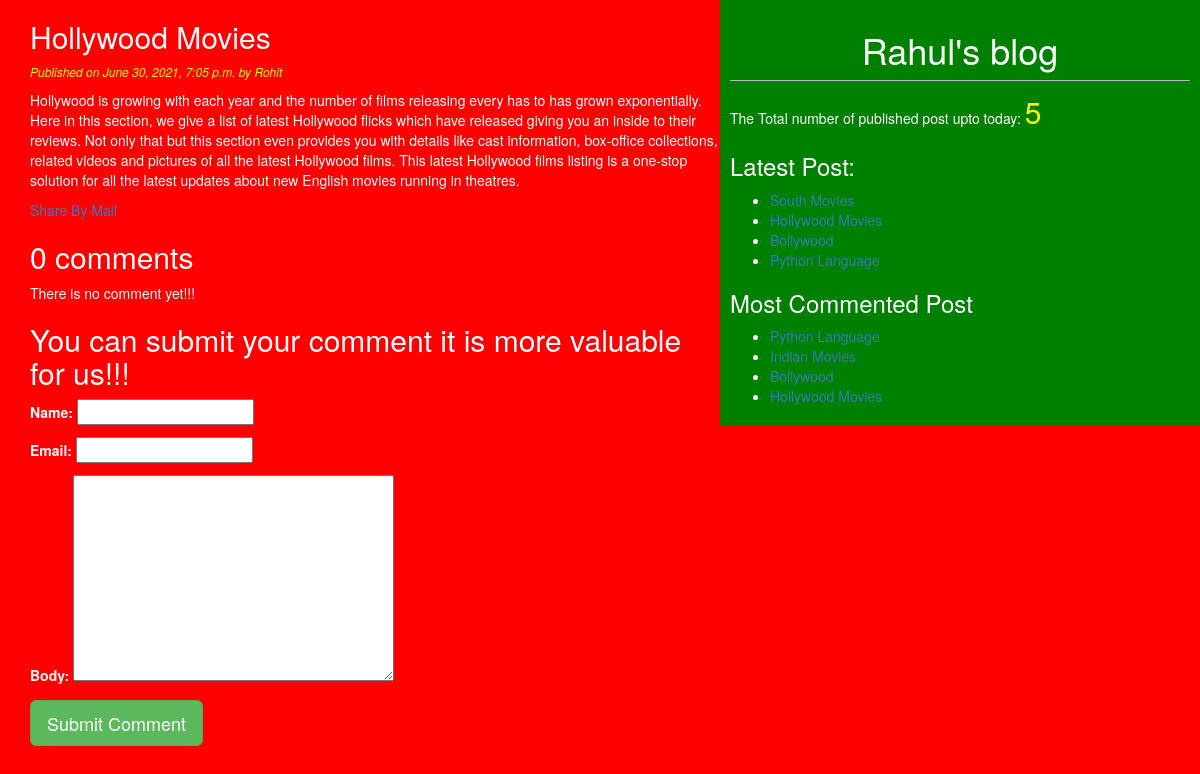
The page /2021/06/30/hollywood-movies/ on the database its author committed.
### blog/models.py (models this page shows, shortened)
class Post(models.Model):
    STATUS_CHOICES=(('draft','Draft'),('published','Published'))
    title=models.CharField(max_length=200)
    slug=models.SlugField(max_length=264,unique_for_date='publish')
    author=models.ForeignKey(User,on_delete=models.CASCADE,related_name='blog_posts')
    body=models.TextField()
    publish=models.DateTimeField(default=timezone.now)
    Created=models.DateTimeField(auto_now_add=True)
    Updated=models.DateTimeField(auto_now=True)
    status=models.CharField(max_length=10,choices=STATUS_CHOICES,default='draft')
    objects=CustomManager()
    tags=TaggableManager()
    class Meta:
        ordering=('-publish',)
    def get_absolute_url(self):
        return reverse('post_detail',args=[self.publish.year,self.publish.strftime('%m'),self.publish.strftime('%d'),self.slug])

### blog/views.py (the view)
# urls.py: path('<int:year>/<int:month>/<int:day>/<slug:post>/', views.post_detail_view, name='post_detail'),
def post_detail_view(request,year,month,day,post):
    post=get_object_or_404(Post,slug=post,
                           status='published',
                           publish__year=year,
                           publish__month=month,
                           publish__day=day)
    comments=post.comments.filter(active=True)
    csubmit=False
    if request.method=='POST':
        form=CommentForm(request.POST)
        if form.is_valid():
            print('hello')
            new_comment=form.save(commit=False)
            print('hello')
            new_comment.post=post
            new_comment.save()
            csubmit=True
    else:
        form=CommentForm()
    return render(request,'blog/postdetail.html',{'post':post,'form':form,'comments':comments,'csubmit':csubmit})

### blog/forms.py
class CommentForm(forms.ModelForm):
    class Meta:
        model=Comment
        fields=('name','email','body')

### blog/models.py (called while the page is built)
    def get_queryset(self):
        return super().get_queryset().filter(status='published')

### blog/templatetags/custom_tag.py (called while the page is built)
@register.simple_tag
def total_posts():
    return Post.objects.count()

@register.inclusion_tag('blog/latest_post.html')
def show_latest_post(count=4):
    latest_post= Post.objects.all().order_by('-publish')[:count]
    return {'latest_post':latest_post}

@register.simple_tag
def get_most_commented_post(count=5):
    return Post.objects.annotate(total_comments=Count('comments')).order_by('-total_comments')[:count]

### template/blog/postdetail.html (shortened to what this page needs)
{%extends "blog/base.html"%}
    {%block content%}
          <h2>{{post.title}}</h2>
          <p id="date">Published on {{post.publish}} by {{post.author|title}}</p>
           {{post.body|linebreaks}}
           <a href="../../../../../{{post.id}}/share">Share By Mail</a>
           {%with comments.count as comments_count%}
              <h2>{{comments_count}} comment{{comments_count|pluralize}}</h2>
           {%endwith%}
           {%if comments%}
               {%for comment in comments%}
                 <p id="ch">Comment {{forloop.counter}} by {{comment.name}} on {{comment.created}}</p>
                 <div class="cb">
                   {{comment.body|linebreaks}}
                 </div>
               {%endfor%}
               <hr>
           {%else%}
              <p>There is no comment yet!!!</p>
           {%endif%}
          {%if csubmit%}
               <h2>Your comment added successfully</h2>
          {%else%}
               <h2>You can submit your comment it is more valuable for us!!!</h2>
                     <form  method="post">
                       {{form.as_p}}
                     <input type="submit" class='btn btn-success btn-lg' value="Submit Comment">
                     </form>
          {%endif%}
    {%endblock%}

### template/blog/base.html (shortened to what this page needs)
<!DOCTYPE html>
{%load custom_tag%}
{%load static%}
<html lang="en" dir="ltr">
  <head>
    <link rel="stylesheet" href="https://maxcdn.bootstrapcdn.com/bootstrap/3.3.7/css/bootstrap.min.css">
    <link rel="stylesheet" href="{%static "css/blog.css"%}">
  </head>
  <body>
    <div class="content">
      {%block content%}{%endblock%}
    </div>
    <div class="sidebar">
      <h1>Rahul's blog</h1>
      <p>The Total number of published post upto today: <span id='pcount'>{%total_posts%}</span></p>
      <h3>Latest Post:</h3>{%show_latest_post 4%}
      <h3>Most Commented Post</h3>
      {%get_most_commented_post 4 as most_commented_post%}
      <ul>
        {%for post in most_commented_post%}
          <li><a href="{{post.get_absolute_url}}">{{post.title}}</a></li>
        {%endfor%}
      </ul>
    </div>
  </body>
</html>

### template/blog/latest_post.html
<ul>
  {%for post in latest_post%}
  <li><a href="{{post.get_absolute_url}}">{{post.title}}</a></li>
  {%endfor%}
</ul>

### static/css/blog.css (style rules this page uses)
.content { width:60%; float:left; padding:0 0 0 30px; background:red; height:100%; }
.sidebar { width:40%; float:right; padding:10px; background:green; height:100%; }
h1 { text-align: center; border-bottom: 1px solid #bbb; padding-bottom: 10px; }
body { color: white; background: red; }
#date { color: yellow; font-size: 12px; font-style: italic; }
#pcount { color:yellow; font-size: 30px; }

### rows shown on the page
Post: title "Hollywood Movies", publish "June 30, 2021, 7:05 p.m.", author "Rohit", body "Hollywood is growing with each year and the number of films releasing every has to has grown exponentially. Here in this section, we give a list of latest Hollywood flicks which have released giving you an inside to their reviews. Not only that but this section even provides you with details like cast information, box-office collections, related videos and pictures of all the latest Hollywood films. This latest Hollywood films listing is a one-stop solution for all the latest updates about new English movies running in theatres."
Post: title "South Movies"
Post: title "Bollywood"
Post: title "Python Language"
Post: title "Indian Movies"

### other values the page prints
{{ comments_count }} "0"
